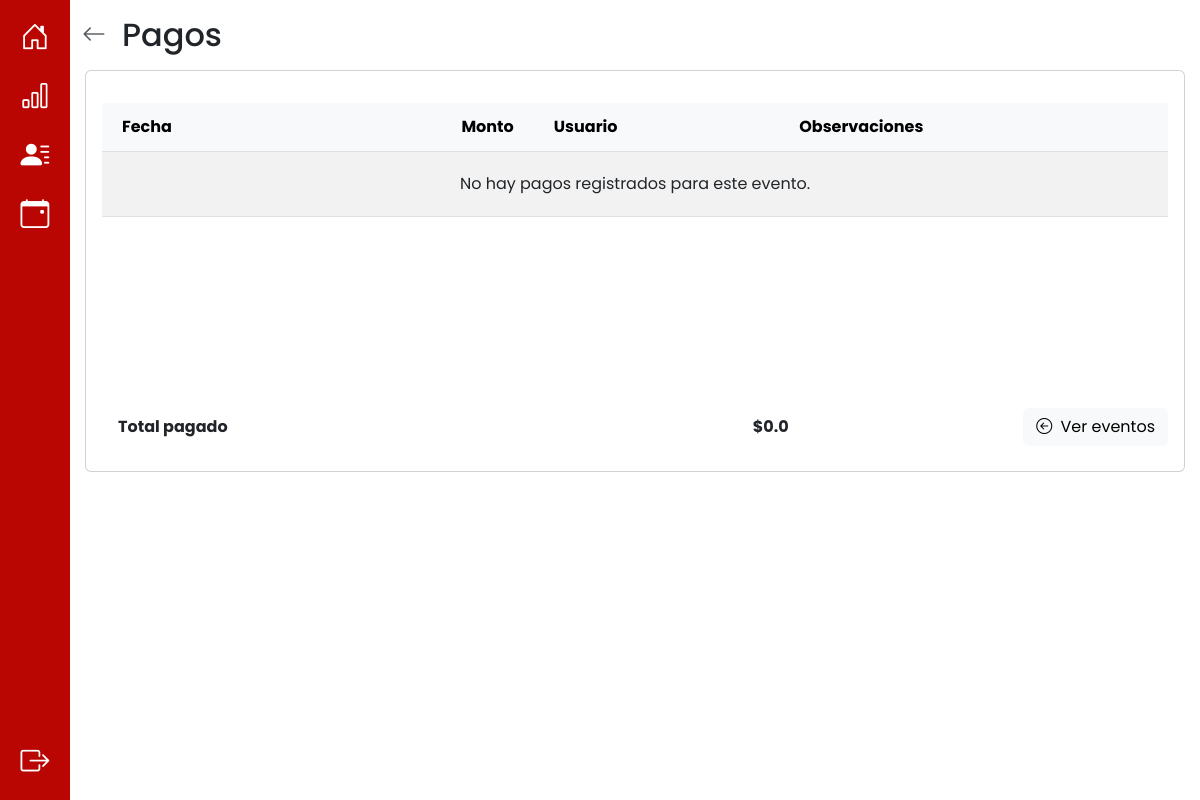
/ingresos/pagos/2 (signed in), run on an earlier commit of the app's database.
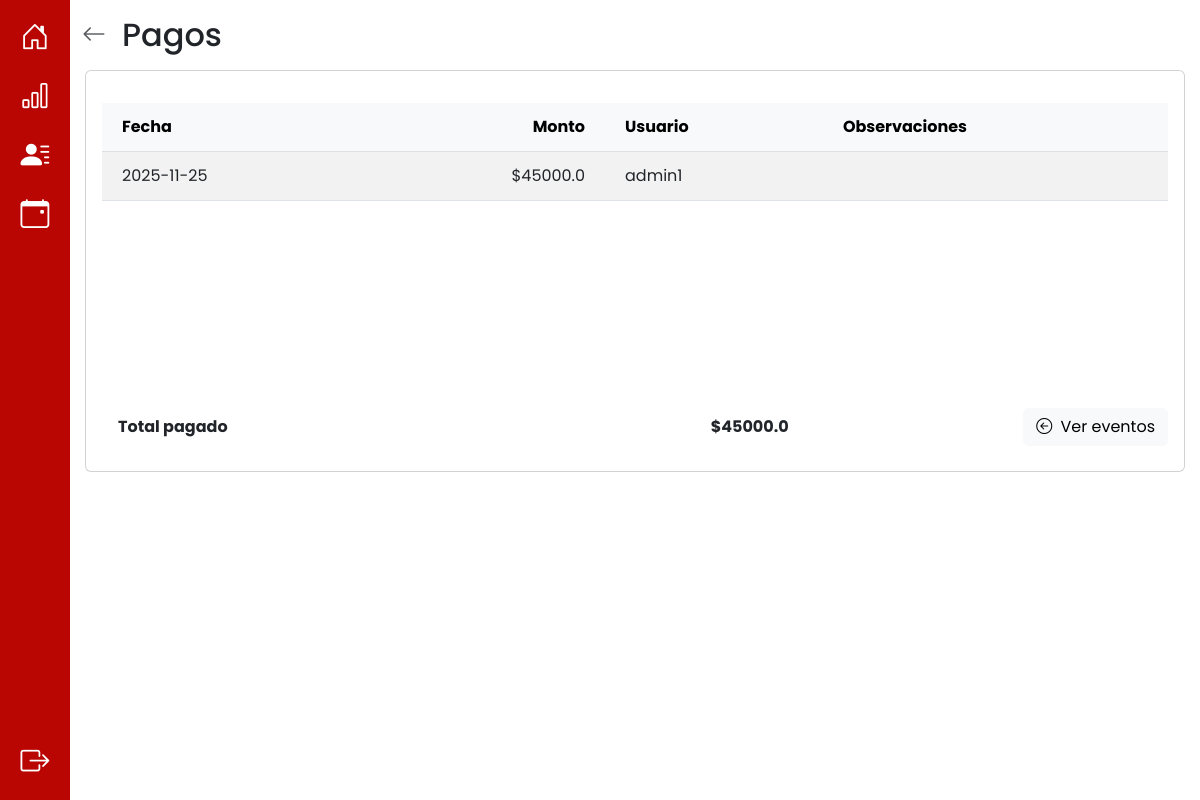
And on a later commit of the database.
### app/models.py (models this page shows, shortened)
class Pago(db.Model):
    __tablename__ = 'pago'
    id_pago = db.Column(db.Integer, primary_key=True, autoincrement=True)
    id_evento = db.Column(db.Integer, db.ForeignKey('evento.id_evento'), nullable=False)
    monto_pago = db.Column(db.Numeric(10, 2), nullable=False)
    fecha = db.Column(db.Date, nullable=False)
    usuario_creacion = db.Column(db.String(10), db.ForeignKey('cuenta.nombre_usuario'), nullable=False)
    evento = db.relationship('Evento', back_populates='pagos')
    usuario = db.relationship('Cuenta', back_populates='pagos')
    auditorias_pago = db.relationship('AuditoriaPago', back_populates='pago', cascade="all, delete-orphan")

### app/routes/ingresos_routes.py (the view)
@ingresos_bp.route("pagos/<int:id_evento>")
def pagos(id_evento):
    try:
        evento = Evento.query.get(id_evento)
        if not evento:
            raise ValueError("No se encontró el evento buscado")
        pagos = evento.pagos
        return render_template('pagos.html', pagos = pagos, id_evento = id_evento)
    except Exception as e:
        return render_template("pagos.html", mensaje=f"Error al cargar eventos {str(e)}")

### app/models.py (called while the page is built)
    def es_administrador(self):
        return Administrador.query.filter_by(nombre_usuario=self.nombre_usuario).first() is not None

### app/templates/pagos.html (shortened to what this page needs)
{% extends 'base.html' %} {% block title %} Pagos - Evento {% endblock %} {%
block content %}
<div
  class="toast-container position-fixed top-0 end-0 p-3"
  style="z-index: 2000"
>
</div>
<div class="container py-3">
  <div class="d-flex align-items-center mb-3">
    <a
      href="{{ url_for('eventos_bp.eventos') }}"
      class="text-muted me-3"
      aria-label="Volver"
    >
      <i class="bi bi-arrow-left fs-4"></i>
    </a>
    <div>
      <h2 class="m-0">Pagos</h2>
    </div>
  </div>
  <div class="d-flex justify-content-center">
    <div class="card w-100" style="max-width: 1100px">
      <div class="card-body d-flex flex-column" style="min-height: 50vh">
        <div class="row flex-grow-1 mb-3">
          <div class="col-12">
            <div style="max-height: 48vh; overflow: auto">
              <table class="table table-striped table-hover mb-0">
                <thead
                  class="table-light position-sticky top-0"
                  style="z-index: 1"
                >
                  <tr>
                    <th style="padding: 12px 20px">Fecha</th>
                    <th style="padding: 12px 20px; text-align: right">Monto</th>
                    <th style="padding: 12px 20px">Usuario</th>
                    <th style="padding: 12px 20px">Observaciones</th>
                  </tr>
                </thead>
                <tbody>
                  {% if pagos %} {% for pago in pagos %}
                  <tr>
                    <td style="padding: 12px 20px">{{ pago.fecha }}</td>
                    <td style="padding: 12px 20px; text-align: right">
                      ${{ pago.monto_pago | float | round(2) }}
                    </td>
                    <td style="padding: 12px 20px">
                      {{ pago.usuario_creacion }}
                    </td>
                    <td style="padding: 12px 20px">
                    </td>
                  </tr>
                  {% endfor %} {% else %}
                  <tr>
                    <td colspan="4" class="text-center" style="padding: 20px">
                      No hay pagos registrados para este evento.
                    </td>
                  </tr>
                  {% endif %}
                </tbody>
              </table>
            </div>
          </div>
        </div>
        <div class="row">
          <div class="col-md-8 d-flex flex-column justify-content-center">
            <div class="section-card p-3">
              <div class="d-flex justify-content-between">
                <div>
                  <strong>Total pagado</strong>
                </div>
                <div>
                  {% set total = pagos | sum(attribute='monto_pago') if pagos
                  else 0 %}
                  <strong>${{ total | float | round(2) }}</strong>
                </div>
              </div>
            </div>
          </div>
          <div class="col-md-4 d-flex justify-content-end align-items-center">
            <a
              href="{{ url_for('eventos_bp.eventos') }}"
              class="btn btn-light ms-2"
            >
              <i class="bi bi-arrow-left-circle me-1"></i> Ver eventos
            </a>
          </div>
        </div>
      </div>
    </div>
  </div>
</div>
{% endblock %}

What changed in the data, as far as the page shows it:
added Pago: fecha "2025-11-25", monto_pago "45000.0", usuario_creacion "admin1"
Also different on the page:
{{ total | float | round(2) }}: "0.0" → "45000.0"
text no longer shown: "No hay pagos registrados para este evento."
